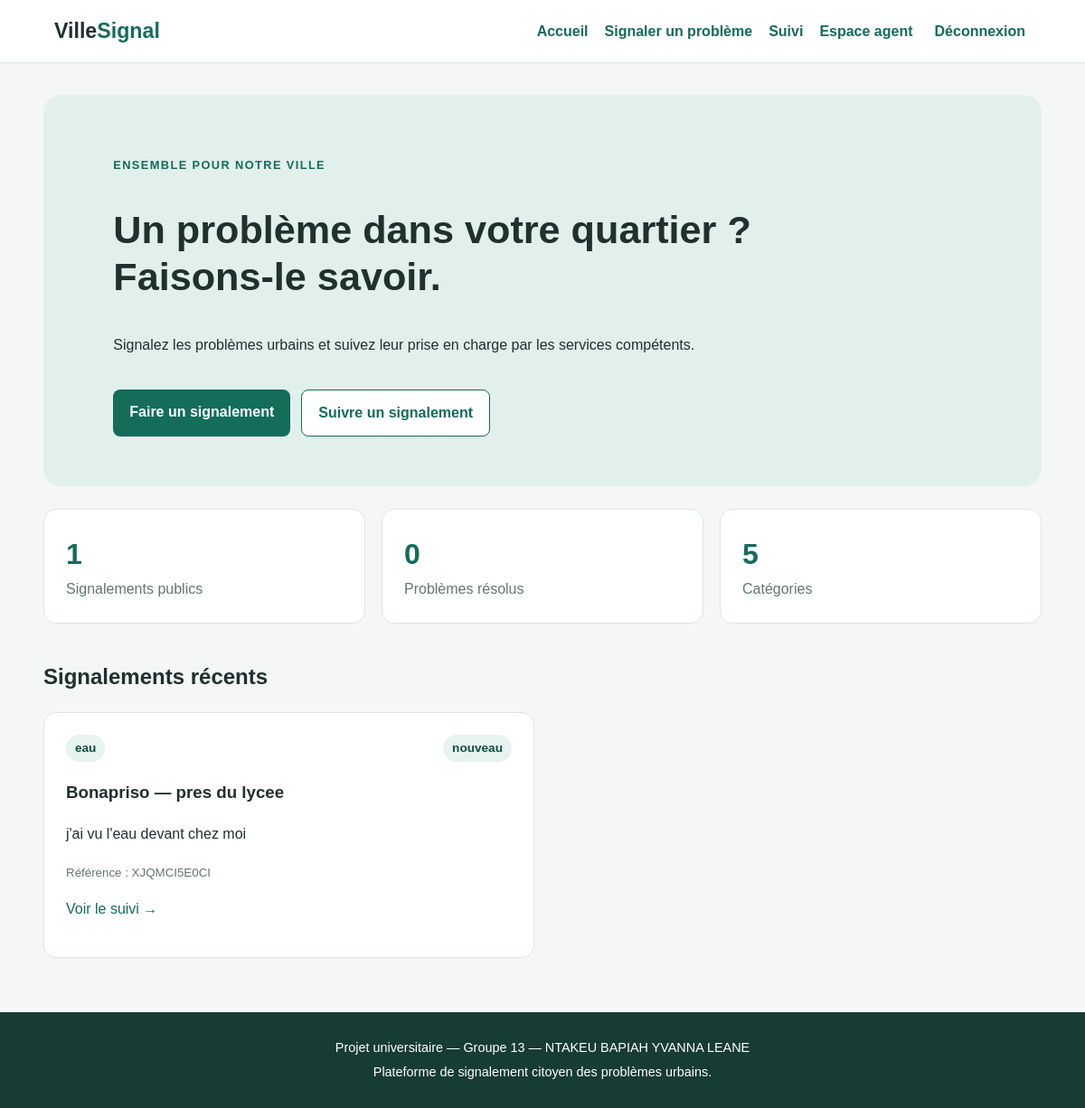
The page / (signed in) on the database its author committed.
### tables this page shows
CREATE TABLE signalements (
    id INTEGER PRIMARY KEY AUTOINCREMENT,
    categorie_id INTEGER NOT NULL,
    quartier_id INTEGER NOT NULL,
    description TEXT NOT NULL
        CHECK (length(trim(description)) >= 20),
    photo TEXT,
    adresse TEXT NOT NULL,
    telephone_citoyen TEXT NOT NULL,
    date_creation TEXT NOT NULL DEFAULT CURRENT_TIMESTAMP,
    statut TEXT NOT NULL DEFAULT 'nouveau'
        CHECK (statut IN ('nouveau', 'en cours', 'résolu', 'rejeté')),
    code_suivi TEXT NOT NULL UNIQUE,
    motif_rejet TEXT,

    FOREIGN KEY (categorie_id)
        REFERENCES categories(id),
    FOREIGN KEY (quartier_id)
        REFERENCES quartiers(id)
);

CREATE TABLE categories (
    id INTEGER PRIMARY KEY AUTOINCREMENT,
    nom TEXT NOT NULL UNIQUE,
    service_responsable TEXT NOT NULL
);

CREATE TABLE quartiers (
    id INTEGER PRIMARY KEY AUTOINCREMENT,
    nom TEXT NOT NULL UNIQUE
);

### app.py (the view)
@app.route("/")
def accueil():
    with get_db() as db:
        signalements = db.execute("""
            SELECT s.id, s.description, s.adresse, s.statut,
                   s.date_creation, s.code_suivi,
                   c.nom AS categorie, q.nom AS quartier
            FROM signalements s
            JOIN categories c ON c.id = s.categorie_id
            JOIN quartiers q ON q.id = s.quartier_id
            WHERE s.statut != 'rejeté'
            ORDER BY s.date_creation DESC
            LIMIT 20
        """).fetchall()
        categories = db.execute(
            "SELECT COUNT(*) FROM categories"
        ).fetchone()[0]
        total = db.execute(
            "SELECT COUNT(*) FROM signalements WHERE statut != 'rejeté'"
        ).fetchone()[0]
        resolus = db.execute(
            "SELECT COUNT(*) FROM signalements WHERE statut = 'résolu'"
        ).fetchone()[0]
    return render_template(
        "index.html",
        signalements=signalements,
        total=total,
        resolus=resolus,
        nb_categories=categories
    )

### app.py (called while the page is built)
def get_db():
    connexion = sqlite3.connect(DB_PATH)
    connexion.row_factory = sqlite3.Row
    connexion.execute("PRAGMA foreign_keys = ON")
    return connexion

### templates/index.html (shortened to what this page needs)
{% extends "base.html" %}
{% block content %}
<section class="hero">
    <p class="eyebrow">ENSEMBLE POUR NOTRE VILLE</p>
    <h1>Un problème dans votre quartier ?<br>Faisons-le savoir.</h1>
    <p>Signalez les problèmes urbains et suivez leur prise en charge par les services compétents.</p>
    <div class="actions">
        <a class="button" href="{{ url_for('signaler') }}">Faire un signalement</a>
        <a class="button secondary" href="{{ url_for('suivi') }}">Suivre un signalement</a>
    </div>
</section>
<section class="stats">
    <article><strong>{{ total }}</strong><span>Signalements publics</span></article>
    <article><strong>{{ resolus }}</strong><span>Problèmes résolus</span></article>
    <article><strong>{{ nb_categories }}</strong><span>Catégories</span></article>
</section>
<section>
    <h2>Signalements récents</h2>
    {% if signalements %}
        <div class="report-grid">
        {% for s in signalements %}
            <article class="report-card">
                <div class="card-top">
                    <span class="tag">{{ s.categorie }}</span>
                    <span class="status">{{ s.statut }}</span>
                </div>
                <h3>{{ s.quartier }} — {{ s.adresse }}</h3>
                <p>{{ s.description }}</p>
                <small>Référence : {{ s.code_suivi }}</small>
                <p><a href="{{ url_for('suivi', code=s.code_suivi) }}">Voir le suivi →</a></p>
            </article>
        {% endfor %}
        </div>
    {% else %}
        <p class="empty">Aucun signalement pour le moment. Soyez le premier à signaler un problème.</p>
    {% endif %}
</section>
{% endblock %}

### static/css/style.css (style rules this page uses)
:root { --primary: #146c5b; --primary-dark: #0d4e42; --background: #f4f7f6; --text: #20302d; --muted: #657570; --border: #dce5e1; --white: #ffffff; }
* { box-sizing: border-box; }
body { margin: 0; font-family: Arial, Helvetica, sans-serif; background: var(--background); color: var(--text); line-height: 1.6; }
a { color: var(--primary); text-decoration: none; }
.hero { background: #e1f0eb; padding: 55px 7%; border-radius: 20px; }
.eyebrow { color: var(--primary); font-weight: 800; letter-spacing: 1.4px; font-size: 0.8rem; }
h1 { font-size: clamp(1.8rem, 4vw, 2.7rem); line-height: 1.2; }
h2 { margin-top: 35px; }
.actions { display: flex; flex-wrap: wrap; gap: 12px; margin-top: 25px; }
.button { display: inline-block; background: var(--primary); color: white; border: 0; border-radius: 8px; padding: 12px 18px; cursor: pointer; font-size: 1rem; font-weight: 700; margin-top: 12px; }
.button.secondary { background: white; color: var(--primary); border: 1px solid var(--primary); }
.stats { display: grid; grid-template-columns: repeat(3, 1fr); gap: 18px; margin: 25px 0 40px; }
.stats article, .report-card, .form-card { background: var(--white); border: 1px solid var(--border); border-radius: 14px; padding: 24px; }
.stats article strong, .stats article span { display: block; }
.stats article strong { color: var(--primary); font-size: 2rem; }
.stats article span, small { color: var(--muted); }
.report-grid { display: grid; grid-template-columns: repeat(2, minmax(0, 1fr)); gap: 18px; }
.card-top { display: flex; justify-content: space-between; align-items: center; gap: 10px; flex-wrap: wrap; }
.tag, .status { background: #e7f3ef; color: var(--primary-dark); border-radius: 20px; padding: 4px 10px; font-size: 0.85rem; font-weight: 700; }

### rows shown on the page
signalements: categorie "eau", statut "nouveau", quartier "Bonapriso", adresse "pres du lycee", description "j'ai vu l'eau devant chez moi", code_suivi "XJQMCI5E0CI"

### other values the page prints
{{ total }} "1"
{{ resolus }} "0"
{{ nb_categories }} "5"
